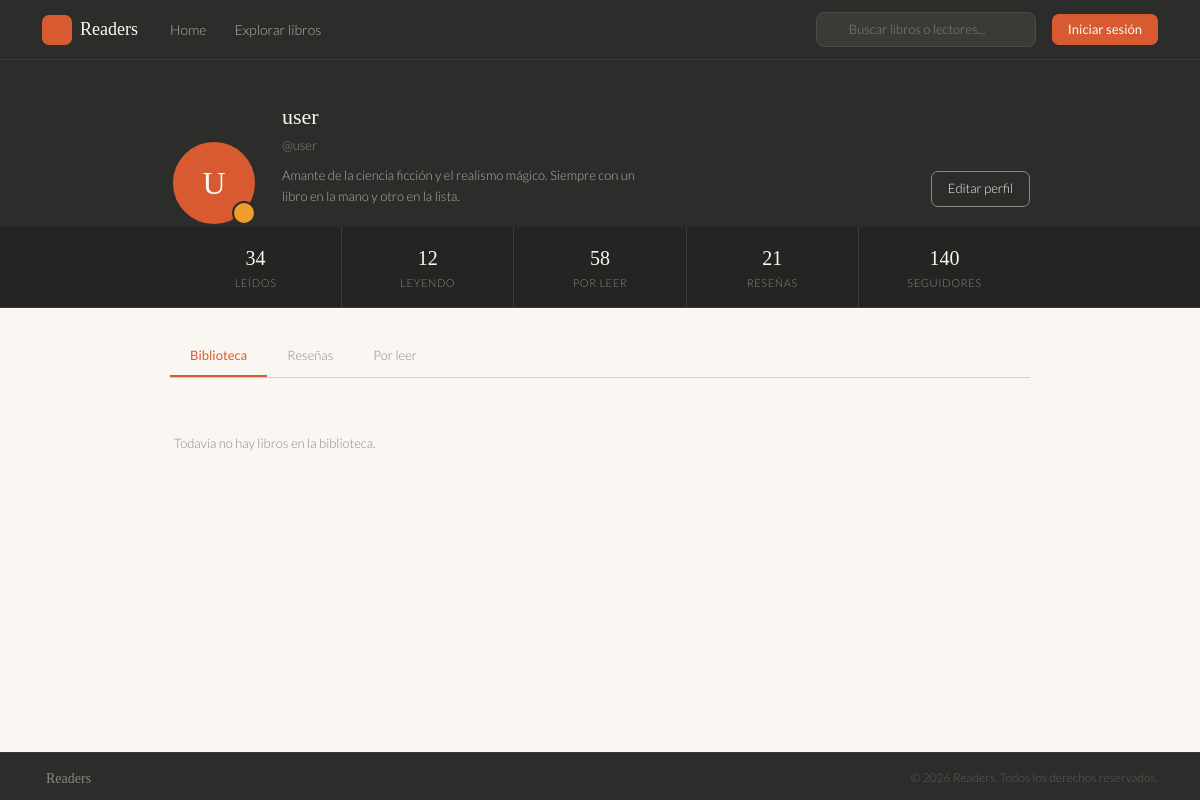
/profile/user/, run on the app's committed database.
### users/models.py (models this page shows)
class User(AbstractUser):
    pass

### users/views.py (the view)
# urls.py: path('profile/<str:username>/', profile_view, name='profile'),
def profile_view(request, username):
    user = get_object_or_404(User, username=username)
    context = {
        'profile_user': user,
        'starred_books': user.starred_books.all(),
    }
    return render(request, 'users/profile.html', context)

### users/templates/users/profile.html (shortened to what this page needs)
{% extends 'core/base.html' %}
{% load static %}
{% block content %}
<div class="profile-hero">
  <div class="profile-inner">
    <div class="avatar-wrap">
      <div class="avatar">{{ profile_user.username|first|upper }}</div>
      <div class="avatar-edit"></div>
    </div>
    <div class="profile-info">
      <div class="profile-name">{{ profile_user.get_full_name|default:profile_user.username }}</div>
      <div class="profile-username">@{{ profile_user.username }}</div>
      <div class="profile-bio">Amante de la ciencia ficción y el realismo mágico. Siempre con un libro en la mano y otro en la lista.</div>
    </div>
    <div class="profile-actions">
      <button class="btn-edit">Editar perfil</button>
    </div>
  </div>
</div>
<div class="stats-bar">
  <div class="stats-inner">
    <div class="stat"><div class="stat-n">34</div><div class="stat-l">Leídos</div></div>
    <div class="stat"><div class="stat-n">12</div><div class="stat-l">Leyendo</div></div>
    <div class="stat"><div class="stat-n">58</div><div class="stat-l">Por leer</div></div>
    <div class="stat"><div class="stat-n">21</div><div class="stat-l">Reseñas</div></div>
    <div class="stat"><div class="stat-n">140</div><div class="stat-l">Seguidores</div></div>
  </div>
</div>
<div style="background:#faf7f2;padding:0 2rem;">
  <div class="tabs">
    <div class="tab active" data-tab="biblioteca">Biblioteca</div>
    <div class="tab" data-tab="resenas">Reseñas</div>
    <div class="tab" data-tab="porLeer">Por leer</div>
  </div>
</div>
<div style="padding:0 2rem;">
  <div class="content">
    <div class="tab-panel active" id="tab-biblioteca">
      {% if starred_books %}
        <div class="starred-grid">
          {% for book in starred_books %}
            <a href="{% url 'book_detail' book.id %}" class="starred-card">
              <div class="starred-cover">
                {% if book.cover %}
                  <img src="{{ book.cover.url }}" alt="{{ book.title }}">
                {% else %}
                  <div class="starred-cover-placeholder">
                    <svg xmlns="http://www.w3.org/2000/svg" viewBox="0 0 24 24" fill="none" stroke="currentColor" stroke-width="1">
                      <path d="M4 19.5A2.5 2.5 0 0 1 6.5 17H20"/>
                      <path d="M6.5 2H20v20H6.5A2.5 2.5 0 0 1 4 19.5v-15A2.5 2.5 0 0 1 6.5 2z"/>
                    </svg>
                  </div>
                {% endif %}
              </div>
              <div class="starred-info">
                <span class="starred-title">{{ book.title }}</span>
                <span class="starred-author">{{ book.author }}</span>
              </div>
            </a>
          {% endfor %}
        </div>
      {% else %}
        <p class="starred-empty">Todavía no hay libros en la biblioteca.</p>
      {% endif %}
    </div>
  </div>
</div>
{% endblock %}

### static/css/main.css (style rules this page uses)
*, *::before, *::after { box-sizing: border-box; margin: 0; padding: 0; }
body { min-height: 100vh; background: #faf7f2; font-family: 'Lato', sans-serif; color: #2C2C2A; }
.profile-hero { background: #2C2C2A; padding: 2.5rem 2rem 0; }
.profile-inner { max-width: 860px; margin: 0 auto; display: flex; align-items: flex-end; gap: 1.5rem; }
.avatar-wrap { position: relative; flex-shrink: 0; }
.avatar { width: 88px; height: 88px; border-radius: 50%; background: #D85A30; display: flex; align-items: center; justify-content: center; font-family: 'Playfair Display', serif; font-size: 32px; color: #faf7f2; border: 3px solid #2C2C2A; }
.avatar-edit { position: absolute; bottom: 2px; right: 2px; width: 24px; height: 24px; background: #EF9F27; border-radius: 50%; display: flex; align-items: center; justify-content: center; cursor: pointer; border: 2px solid #2C2C2A; }
.profile-info { flex: 1; padding-bottom: 1.25rem; }
.profile-name { font-family: 'Playfair Display', serif; font-size: 22px; color: #faf7f2; font-weight: 400; margin-bottom: 3px; }
.profile-username { font-size: 13px; color: #888780; font-weight: 300; margin-bottom: 0.6rem; }
.profile-bio { font-size: 13px; color: #B4B2A9; font-weight: 300; line-height: 1.6; max-width: 380px; }
.profile-actions { display: flex; gap: 8px; padding-bottom: 1.25rem; flex-shrink: 0; }
.btn-edit { padding: 7px 16px; background: transparent; border: 0.5px solid #888780; border-radius: 7px; font-size: 13px; color: #faf7f2; cursor: pointer; font-family: 'Lato', sans-serif; font-weight: 300; transition: border-color 0.15s; }
.stats-bar { background: #242422; border-bottom: 0.5px solid #3A3A37; }
.stats-inner { max-width: 860px; margin: 0 auto; display: flex; }
.stat { flex: 1; padding: 1rem; text-align: center; border-right: 0.5px solid #3A3A37; }
.stat:last-child { border-right: none; }
.stat-n { font-family: 'Playfair Display', serif; font-size: 20px; color: #faf7f2; font-weight: 400; }
.stat-l { font-size: 11px; color: #888780; text-transform: uppercase; letter-spacing: 0.6px; font-weight: 300; margin-top: 2px; }
.tabs { max-width: 860px; margin: 1.75rem auto 0; display: flex; border-bottom: 0.5px solid #D3D1C7; }
.tab { padding: 0.6rem 1.25rem; font-size: 13px; color: #888780; cursor: pointer; border-bottom: 2px solid transparent; font-weight: 300; transition: color 0.15s; }
.tab.active { color: #D85A30; border-bottom-color: #D85A30; font-weight: 400; }
.content { max-width: 860px; margin: 1.5rem auto 2rem; padding: 0 0.25rem; }
.tab-panel { display: none; }
.tab-panel.active { display: block; }
:root { --ink: #1a1209; --paper: #f5f0e8; --cream: #ede7d5; --amber: #c8832a; --amber-lt: #e9a84c; --muted: #7a6e5f; --border: #d4c9b0; --shadow: rgba(26, 18, 9, 0.12); }
body { background: var(--paper); }
.starred-empty { color: #888780; font-size: 13px; font-weight: 300; padding: 2rem 0; }

### data on the page
User: username|first "U", get_full_name "user", username "user"
